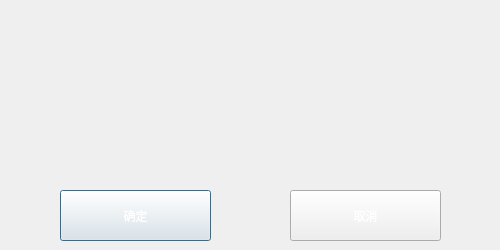
<?xml version="1.0" encoding="UTF-8"?>
<ui version="4.0">
 <class>Tip</class>
 <widget class="QDialog" name="Tip">
  <property name="geometry">
   <rect>
    <x>0</x>
    <y>0</y>
    <width>500</width>
    <height>250</height>
   </rect>
  </property>
  <property name="sizePolicy">
   <sizepolicy hsizetype="Fixed" vsizetype="Fixed">
    <horstretch>0</horstretch>
    <verstretch>0</verstretch>
   </sizepolicy>
  </property>
  <property name="minimumSize">
   <size>
    <width>500</width>
    <height>250</height>
   </size>
  </property>
  <property name="maximumSize">
   <size>
    <width>500</width>
    <height>250</height>
   </size>
  </property>
  <property name="windowTitle">
   <string>系统提示</string>
  </property>
  <property name="windowIcon">
   <iconset resource="Menu.qrc">
    <normaloff>:/icon/Resources/无涯.png</normaloff>:/icon/Resources/无涯.png</iconset>
  </property>
  <property name="styleSheet">
   <string notr="true">border-image: url(:/other/Resources/背景.png);</string>
  </property>
  <widget class="QLabel" name="lblText">
   <property name="geometry">
    <rect>
     <x>20</x>
     <y>10</y>
     <width>461</width>
     <height>161</height>
    </rect>
   </property>
   <property name="sizePolicy">
    <sizepolicy hsizetype="Fixed" vsizetype="Fixed">
     <horstretch>0</horstretch>
     <verstretch>0</verstretch>
    </sizepolicy>
   </property>
   <property name="styleSheet">
    <string notr="true">border-image: url(:/other/Resources/透明背景.png);
color: rgb(255, 255, 255);
font: 16pt &quot;隶书&quot;;</string>
   </property>
   <property name="text">
    <string/>
   </property>
   <property name="alignment">
    <set>Qt::AlignLeading|Qt::AlignLeft|Qt::AlignVCenter</set>
   </property>
   <property name="wordWrap">
    <bool>true</bool>
   </property>
  </widget>
  <widget class="QPushButton" name="btnAC">
   <property name="geometry">
    <rect>
     <x>60</x>
     <y>190</y>
     <width>151</width>
     <height>51</height>
    </rect>
   </property>
   <property name="styleSheet">
    <string notr="true">border-image: url(:/other/Resources/透明背景.png);
border-image: url(:/other/Resources/边框2.png);
color: rgb(255, 255, 255);
font: 16pt &quot;隶书&quot;;</string>
   </property>
   <property name="text">
    <string>确定</string>
   </property>
  </widget>
  <widget class="QPushButton" name="btnRE">
   <property name="geometry">
    <rect>
     <x>290</x>
     <y>190</y>
     <width>151</width>
     <height>51</height>
    </rect>
   </property>
   <property name="styleSheet">
    <string notr="true">border-image: url(:/other/Resources/透明背景.png);
border-image: url(:/other/Resources/边框2.png);
color: rgb(255, 255, 255);
font: 16pt &quot;隶书&quot;;</string>
   </property>
   <property name="text">
    <string>取消</string>
   </property>
  </widget>
 </widget>
 <layoutdefault spacing="6" margin="11"/>
 <resources>
  <include location="Menu.qrc"/>
 </resources>
 <connections/>
</ui>
